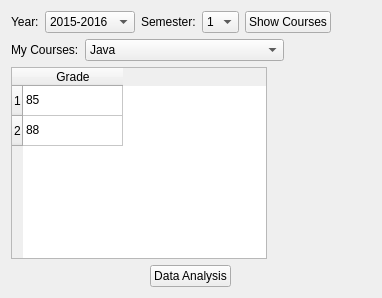
          <widget class="QWidget" name="tab">
           <attribute name="title">
            <string> My Courses Evaluation</string>
           </attribute>
           <layout class="QVBoxLayout" name="verticalLayout_9">
            <item>
             <layout class="QHBoxLayout" name="horizontalLayout_10">
              <item>
               <widget class="QLabel" name="label_25">
                <property name="styleSheet">
                 <string notr="true">font: 12pt &quot;Sans Serif&quot;;</string>
                </property>
                <property name="text">
                 <string>Year:</string>
                </property>
               </widget>
              </item>
              <item>
               <widget class="QComboBox" name="comboBox_12">
                <property name="enabled">
                 <bool>true</bool>
                </property>
                <property name="styleSheet">
                 <string notr="true">font: 11pt &quot;Sans Serif&quot;;</string>
                </property>
                <item>
                 <property name="text">
                  <string>2015-2016</string>
                 </property>
                </item>
                <item>
                 <property name="text">
                  <string>2016-2017</string>
                 </property>
                </item>
               </widget>
              </item>
              <item>
               <widget class="QLabel" name="label_26">
                <property name="styleSheet">
                 <string notr="true">font: 12pt &quot;Sans Serif&quot;;</string>
                </property>
                <property name="text">
                 <string>Semester:</string>
                </property>
               </widget>
              </item>
              <item>
               <widget class="QComboBox" name="comboBox_13">
                <property name="enabled">
                 <bool>true</bool>
                </property>
                <property name="styleSheet">
                 <string notr="true">font: 11pt &quot;Sans Serif&quot;;</string>
                </property>
                <item>
                 <property name="text">
                  <string>1</string>
                 </property>
                </item>
                <item>
                 <property name="text">
                  <string>2</string>
                 </property>
                </item>
               </widget>
              </item>
              <item>
               <widget class="QPushButton" name="pushButton_8">
                <property name="styleSheet">
                 <string notr="true">font: 10pt &quot;Sans Serif&quot;;</string>
                </property>
                <property name="text">
                 <string>Show Courses</string>
                </property>
               </widget>
              </item>
              <item>
               <spacer name="horizontalSpacer_9">
                <property name="orientation">
                 <enum>Qt::Horizontal</enum>
                </property>
                <property name="sizeHint" stdset="0">
                 <size>
                  <width>40</width>
                  <height>20</height>
                 </size>
                </property>
               </spacer>
              </item>
             </layout>
            </item>
            <item>
             <layout class="QHBoxLayout" name="horizontalLayout_11">
              <item>
               <widget class="QLabel" name="label_4">
                <property name="styleSheet">
                 <string notr="true">font: 12pt &quot;Sans Serif&quot;;</string>
                </property>
                <property name="text">
                 <string>My Courses:</string>
                </property>
               </widget>
              </item>
              <item>
               <widget class="QComboBox" name="comboBox_3">
                <property name="sizePolicy">
                 <sizepolicy hsizetype="Preferred" vsizetype="Fixed">
                  <horstretch>0</horstretch>
                  <verstretch>0</verstretch>
                 </sizepolicy>
                </property>
                <item>
                 <property name="text">
                  <string>Java</string>
                 </property>
                </item>
                <item>
                 <property name="text">
                  <string>C++ GUI Programming</string>
                 </property>
                </item>
                <item>
                 <property name="text">
                  <string>Data Structures and Algorithms</string>
                 </property>
                </item>
               </widget>
              </item>
              <item>
               <spacer name="horizontalSpacer_10">
                <property name="orientation">
                 <enum>Qt::Horizontal</enum>
                </property>
                <property name="sizeHint" stdset="0">
                 <size>
                  <width>40</width>
                  <height>20</height>
                 </size>
                </property>
               </spacer>
              </item>
             </layout>
            </item>
            <item>
             <layout class="QHBoxLayout" name="horizontalLayout_12">
              <item>
               <widget class="QTableWidget" name="tableWidget_6">
                <property name="sizePolicy">
                 <sizepolicy hsizetype="Minimum" vsizetype="Expanding">
                  <horstretch>0</horstretch>
                  <verstretch>0</verstretch>
                 </sizepolicy>
                </property>
                <property name="sortingEnabled">
                 <bool>true</bool>
                </property>
                <row>
                 <property name="text">
                  <string>1</string>
                 </property>
                </row>
                <row>
                 <property name="text">
                  <string>2</string>
                 </property>
                </row>
                <column>
                 <property name="text">
                  <string>Grade</string>
                 </property>
                </column>
                <item row="0" column="0">
                 <property name="text">
                  <string>85</string>
                 </property>
                </item>
                <item row="1" column="0">
                 <property name="text">
                  <string>88</string>
                 </property>
                </item>
               </widget>
              </item>
              <item>
               <spacer name="horizontalSpacer_11">
                <property name="orientation">
                 <enum>Qt::Horizontal</enum>
                </property>
                <property name="sizeType">
                 <enum>QSizePolicy::Expanding</enum>
                </property>
                <property name="sizeHint" stdset="0">
                 <size>
                  <width>40</width>
                  <height>20</height>
                 </size>
                </property>
               </spacer>
              </item>
             </layout>
            </item>
            <item alignment="Qt::AlignHCenter">
             <widget class="QPushButton" name="pushButton_9">
              <property name="styleSheet">
               <string notr="true">font: 12pt &quot;Sans Serif&quot;;</string>
              </property>
              <property name="text">
               <string>Data Analysis</string>
              </property>
             </widget>
            </item>
           </layout>
          </widget>
